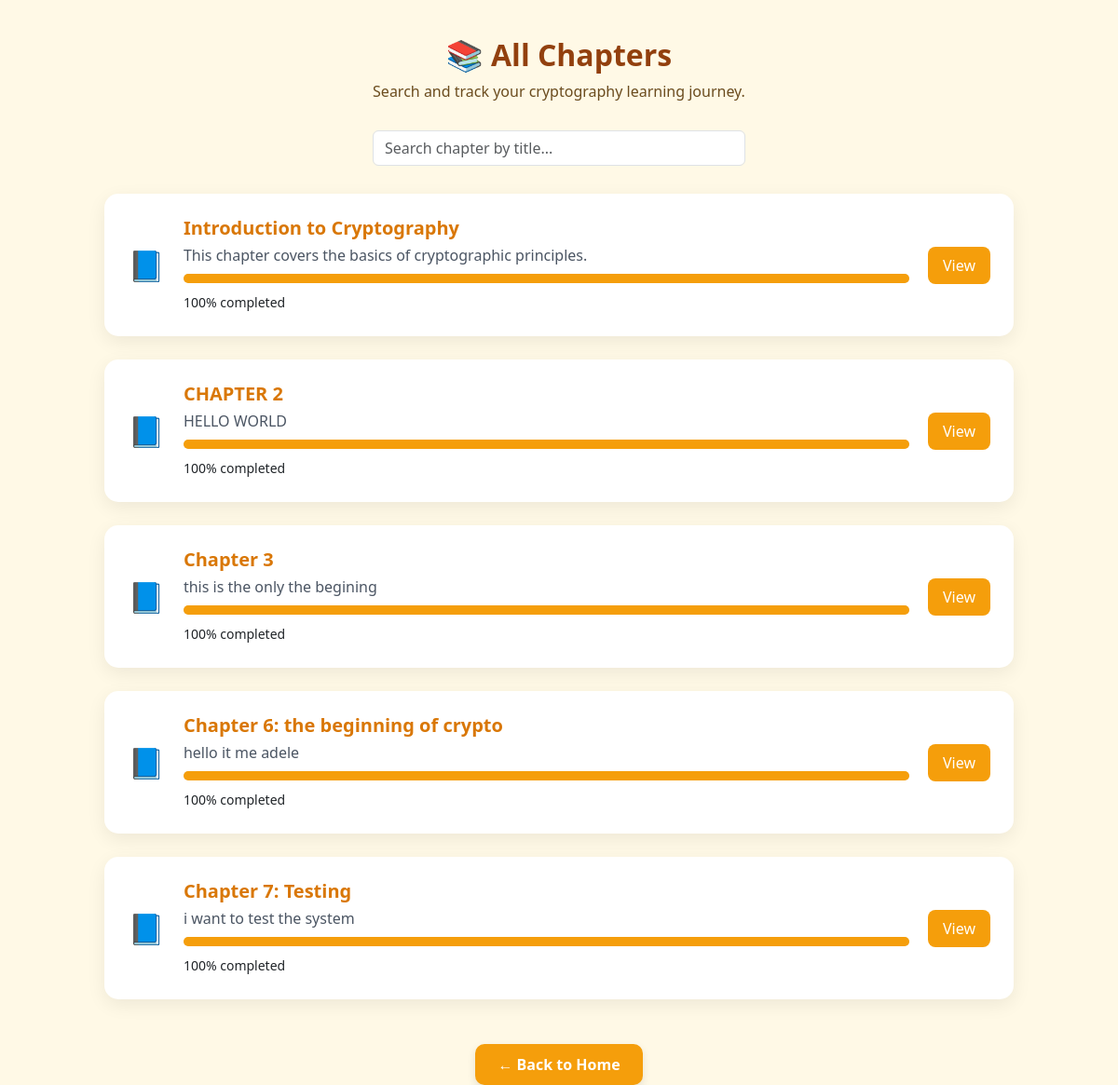
The app's page /all_chapters.php (signed in) with its own data.
### tables this page shows
CREATE TABLE `chapters` (
  `id` int(11) NOT NULL,
  `title` varchar(100) DEFAULT NULL,
  `description` text DEFAULT NULL,
  `video_url` varchar(255) DEFAULT NULL,
  `created_at` timestamp NOT NULL DEFAULT current_timestamp(),
  `content_file` varchar(255) DEFAULT NULL
);

### all_chapters.php (the view, shortened to what this page needs)
<?php
include 'db.php';
$user_id = $_SESSION['user_id'];
$query = "SELECT c.*, COALESCE(p.progress, 0) as progress
          FROM chapters c
          LEFT JOIN user_chapter_progress p
          ON c.id = p.chapter_id AND p.user_id = $user_id
          ORDER BY c.id ASC";
$result = $conn->query($query);
$chapters = [];
while ($row = $result->fetch_assoc()) {
    $chapters[] = $row;
}
?>
<!DOCTYPE html>
<html lang="en">
<head>
    <link href="https://cdn.jsdelivr.net/npm/bootstrap@5.3.3/dist/css/bootstrap.min.css" rel="stylesheet">
</head>
<body>
<div class="container">
    <h2>📚 All Chapters</h2>
    <p class="subtitle">Search and track your cryptography learning journey.</p>
    <div class="search-box">
        <input type="text" class="form-control" id="searchInput" placeholder="Search chapter by title...">
    </div>
    <div id="chapterList">
        <?php foreach ($chapters as $chapter): ?>
            <div class="chapter-card" data-title="<?= strtolower($chapter['title']) ?>">
                <div class="chapter-icon">📘</div>
                <div class="chapter-details">
                    <h5><?= htmlspecialchars($chapter['title']) ?></h5>
                    <p><?= htmlspecialchars($chapter['description']) ?></p>
                    <div class="progress mb-2">
                        <div class="progress-bar" role="progressbar" style="width: <?= $chapter['progress'] ?>%;" aria-valuenow="<?= $chapter['progress'] ?>" aria-valuemin="0" aria-valuemax="100"></div>
                    </div>
                    <small><?= $chapter['progress'] ?>% completed</small>
                </div>
                <a href="chapters.php?id=<?= $chapter['id'] ?>" class="btn btn-view">View</a>
            </div>
        <?php endforeach; ?>
    </div>
    <div class="text-center mt-5">
        <a href="user_home.php" class="custom-back-btn">← Back to Home</a>
    </div>
</div>
</body>
</html>

### all_chapters.php (style rules this page uses)
body { background: #fff9e6; font-family: 'Segoe UI', sans-serif; }
.container { margin-top: 40px; max-width: 1000px; }
h2 { color: #92400e; font-weight: bold; text-align: center; }
.subtitle { text-align: center; color: #6b4c1e; margin-bottom: 30px; }
.search-box { max-width: 400px; margin: 0 auto 30px auto; }
.chapter-card { background: white; padding: 25px; border-radius: 15px; box-shadow: 0 6px 20px rgba(0, 0, 0, 0.07); margin-bottom: 25px; transition: all 0.3s ease; display: flex; align-items: center; gap: 20px; }
.chapter-icon { font-size: 32px; color: #f59e0b; }
.chapter-details { flex-grow: 1; }
.chapter-details h5 { color: #d97706; font-weight: bold; margin-bottom: 5px; }
.chapter-details p { color: #4b5563; margin: 0 0 8px; }
.progress { height: 10px; }
.progress-bar { background-color: #f59e0b; }
.btn-view { background-color: #f59e0b; color: white; border: none; padding: 8px 16px; font-weight: 500; border-radius: 8px; }
.custom-back-btn { background-color: #f59e0b; color: white; font-size: 16px; padding: 10px 24px; font-weight: 600; border-radius: 10px; border: none; box-shadow: 0 4px 10px rgba(0, 0, 0, 0.1); transition: background-color 0.3s ease, transform 0.2s ease; text-decoration: none; display: inline-block; }

### records on screen
chapters: title "Introduction to Cryptography", description "This chapter covers the basics of cryptographic principles.", progress "100"
chapters: title "CHAPTER 2", description "HELLO WORLD", progress "100"
chapters: title "Chapter 3", description "this is the only the begining", progress "100"
chapters: title "Chapter 6: the beginning of crypto", description "hello it me adele", progress "100"
chapters: title "Chapter 7: Testing", description "i want to test the system", progress "100"
